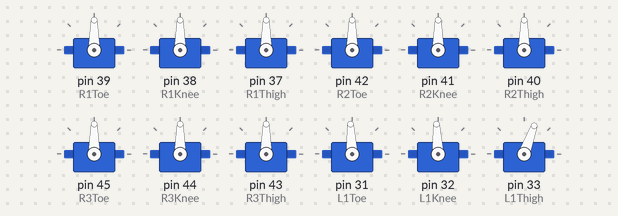
Simulated run of this sketch. Board: Arduino Mega 2560, built with avr-gcc and run on an emulated ATmega2560. Shown: 12 × servo.

Above: at 0.05 s.
At 0.6 s:
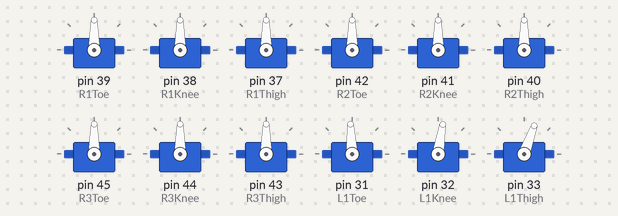
At 1.25 s:
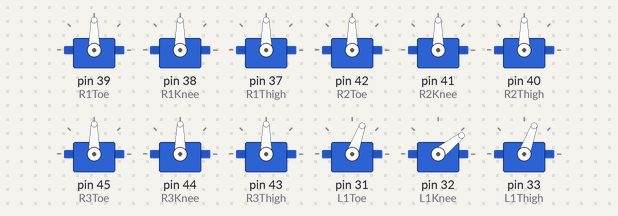
Timing chart, 0 to 3.4 s (numbered marks = the images above):
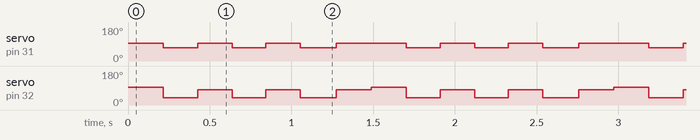

The sketch:

Wave.ino
```cpp
 #include<Servo.h>

Servo R1Toe, R1Knee, R1Thigh,
      R2Toe, R2Knee, R2Thigh,
      R3Toe, R3Knee, R3Thigh,
      L1Toe, L1Knee, L1Thigh,
      L2Toe, L2Knee, L2Thigh,
      L3Toe, L3Knee, L3Thigh;


#define MOVE_HEXY_SIZE 38


void setup() {
  // put your setup code here, to run once:
  R1Toe.attach(39);
  R1Knee.attach(38);
  R1Thigh.attach(37);
  R2Toe.attach(42);
  R2Knee.attach(41);
  R2Thigh.attach(40);
  R3Toe.attach(45);
  R3Knee.attach(44);
  R3Thigh.attach(43);
  L1Toe.attach(31);
  L1Knee.attach(32);
  L1Thigh.attach(33);
  L2Toe.attach(28);
  L2Knee.attach(29);
  L2Thigh.attach(30);
  L3Toe.attach(22);
  L3Knee.attach(23);
  L3Thigh.attach(24);
}

void loop() {
  // put your main code here, to run repeatedly:
  move_hexy();
}
const  uint16_t move_hexy_time[MOVE_HEXY_SIZE] = {
0, 0, 0, 1, 1, 1, 213, 214, 214, 214, 215, 215, 424, 425, 425, 426, 635, 635, 636, 636, 637, 637, 840, 840, 841, 841, 1050, 1050, 1051, 1052, 1052, 1052, 1266, 1268, 1270, 1271, 1483, 1484};

const  uint8_t move_hexy_servo[MOVE_HEXY_SIZE] = {
7, 7, 6, 6, 5, 5, 7, 7, 6, 6, 5, 5, 6, 6, 5, 5, 7, 7, 6, 6, 5, 5, 6, 6, 5, 5, 7, 7, 6, 6, 5, 5, 6, 6, 5, 5, 6, 6};

const  uint8_t move_hexy_pos[MOVE_HEXY_SIZE] = {
1816 , 127 , 1816 , 150 , 1816 , 150 , 127 , 127 , 150 , 94 , 150 , 127 , 94 , 138 , 127 , 150 , 127 , 127 , 138 , 94 , 150 , 127 , 94 , 138 , 127 , 150 , 127 , 127 , 138 , 94 , 150 , 127 , 94 , 138 , 127 , 150 , 138 , 105 };


void move_hexy() {
  int startTime = millis();
  int currentTime = 0;
  int last_update = 0;
  for (int i = 0; i < MOVE_HEXY_SIZE; i++) {
    delayMicroseconds(10);
    currentTime = millis() - startTime;
    uint16_t move_time = move_hexy_time[i];
    while (currentTime < move_time) {
      delayMicroseconds(10);
      currentTime = millis() - startTime;
    }
    uint8_t servo_time = move_hexy_servo[i];
    uint8_t servo_pos  = move_hexy_pos[i];
    changeServo(servo_time, servo_pos * 10);
    last_update = currentTime;
  }
}
//Move Size is 100 bytes
//Run this move by using:
// move_hexy()
void changeServo(int servoTime, int servoAngle) {
  switch (servoTime) {
    case 24: R1Thigh.writeMicroseconds(servoAngle);
      break;
    case 25: R1Knee.writeMicroseconds(servoAngle);
      break;
    case 26: R1Toe.writeMicroseconds(servoAngle);
      break;
    case 20: R2Thigh.writeMicroseconds(servoAngle);
      break;
    case 21: R2Knee.writeMicroseconds(servoAngle);
      break;
    case 22: R2Toe.writeMicroseconds(servoAngle);
      break;
    case 16: R3Thigh.writeMicroseconds(servoAngle);
      break;
    case 17: R3Knee.writeMicroseconds(servoAngle);
      break;
    case 18: R3Toe.writeMicroseconds(servoAngle);
      break;
    case 7: L1Thigh.writeMicroseconds(servoAngle);
      break;
    case 6: L1Knee.writeMicroseconds(servoAngle);
      break;
    case 5: L1Toe.writeMicroseconds(servoAngle);
      break;
    case 11:  L2Thigh.writeMicroseconds(servoAngle);
      break;
    case 10:  L2Knee.writeMicroseconds(servoAngle);
      break;
    case 9: L2Toe.writeMicroseconds(servoAngle);
      break;

    case 15 : L3Thigh.writeMicroseconds(servoAngle);
      break;
    case 14: L3Knee.writeMicroseconds(servoAngle);
      break;
    case 13: L3Toe.writeMicroseconds(servoAngle);
      break;
  }
}
```

Measured:
- by itself, servo on pin 31 (L1Toe): repeats every 1.5 s: 93° 0.21 s, 70° 0.20 s, 93° 0.21 s, 70° 0.22 s, 93° 0.43 s, 70° 0.21 s
- by itself, servo on pin 32 (L1Knee): repeats every 1.5 s: 81° 0.21 s, 38° 0.20 s, 81° 0.21 s, 38° 0.22 s, 81° 0.21 s, 93° 0.21 s, 38° 0.21 s
